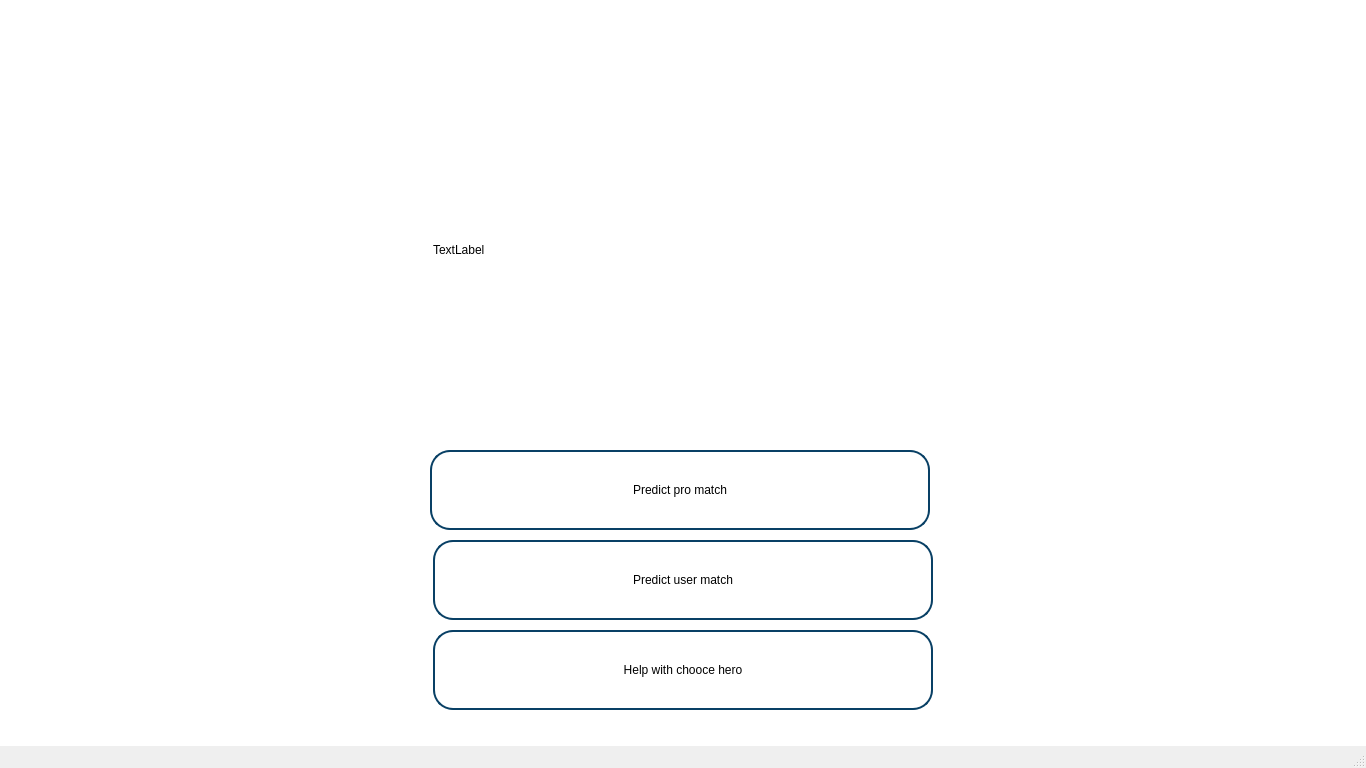
<?xml version="1.0" encoding="UTF-8"?>
<ui version="4.0">
 <class>MainWindow</class>
 <widget class="QMainWindow" name="MainWindow">
  <property name="enabled">
   <bool>true</bool>
  </property>
  <property name="geometry">
   <rect>
    <x>0</x>
    <y>0</y>
    <width>1366</width>
    <height>768</height>
   </rect>
  </property>
  <property name="windowTitle">
   <string>MainWindow</string>
  </property>
  <property name="styleSheet">
   <string notr="true"/>
  </property>
  <widget class="QWidget" name="centralwidget">
   <property name="styleSheet">
    <string notr="true">background-color: rgb(255, 255, 255);</string>
   </property>
   <widget class="QPushButton" name="help">
    <property name="enabled">
     <bool>true</bool>
    </property>
    <property name="geometry">
     <rect>
      <x>433</x>
      <y>630</y>
      <width>500</width>
      <height>80</height>
     </rect>
    </property>
    <property name="styleSheet">
     <string notr="true">background-color: rgb(255, 255, 255);
color: rgb(0, 0, 0);
border-radius: 20px;            
border: 2px solid #094065;
font: 14pt &quot;Sans Serif Collection&quot;;</string>
    </property>
    <property name="text">
     <string>Help with chooce hero</string>
    </property>
   </widget>
   <widget class="QPushButton" name="PredictUSER">
    <property name="enabled">
     <bool>true</bool>
    </property>
    <property name="geometry">
     <rect>
      <x>433</x>
      <y>540</y>
      <width>500</width>
      <height>80</height>
     </rect>
    </property>
    <property name="styleSheet">
     <string notr="true">background-color: rgb(255, 255, 255);
color: rgb(0, 0, 0);
border-radius: 20px;            
border: 2px solid #094065;
font: 14pt &quot;Sans Serif Collection&quot;;</string>
    </property>
    <property name="text">
     <string>Predict user match</string>
    </property>
   </widget>
   <widget class="QPushButton" name="PredictPRO">
    <property name="enabled">
     <bool>true</bool>
    </property>
    <property name="geometry">
     <rect>
      <x>430</x>
      <y>450</y>
      <width>500</width>
      <height>80</height>
     </rect>
    </property>
    <property name="whatsThis">
     <string>&lt;html&gt;&lt;head/&gt;&lt;body&gt;&lt;p align=&quot;right&quot;&gt;&lt;br/&gt;&lt;/p&gt;&lt;/body&gt;&lt;/html&gt;</string>
    </property>
    <property name="styleSheet">
     <string notr="true">background-color: rgb(255, 255, 255);
color: rgb(0, 0, 0);
border-radius: 20px;            
border: 2px solid #094065;
font: 14pt &quot;Sans Serif Collection&quot;;</string>
    </property>
    <property name="text">
     <string>Predict pro match</string>
    </property>
   </widget>
   <widget class="QLabel" name="mainimg">
    <property name="geometry">
     <rect>
      <x>433</x>
      <y>50</y>
      <width>500</width>
      <height>400</height>
     </rect>
    </property>
    <property name="styleSheet">
     <string notr="true"/>
    </property>
    <property name="text">
     <string>TextLabel</string>
    </property>
   </widget>
   <zorder>mainimg</zorder>
   <zorder>help</zorder>
   <zorder>PredictUSER</zorder>
   <zorder>PredictPRO</zorder>
  </widget>
  <widget class="QMenuBar" name="menubar">
   <property name="geometry">
    <rect>
     <x>0</x>
     <y>0</y>
     <width>1366</width>
     <height>25</height>
    </rect>
   </property>
  </widget>
  <widget class="QStatusBar" name="statusbar"/>
 </widget>
 <resources/>
 <connections/>
</ui>
